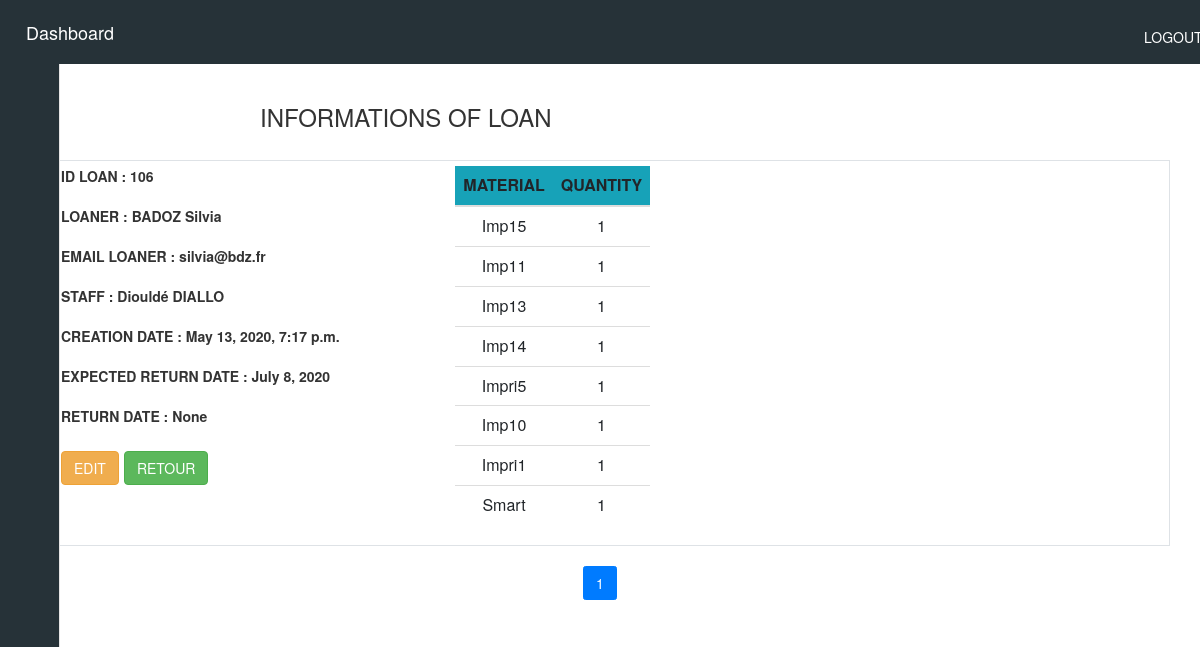
The app's page /loan_id/3, older data.
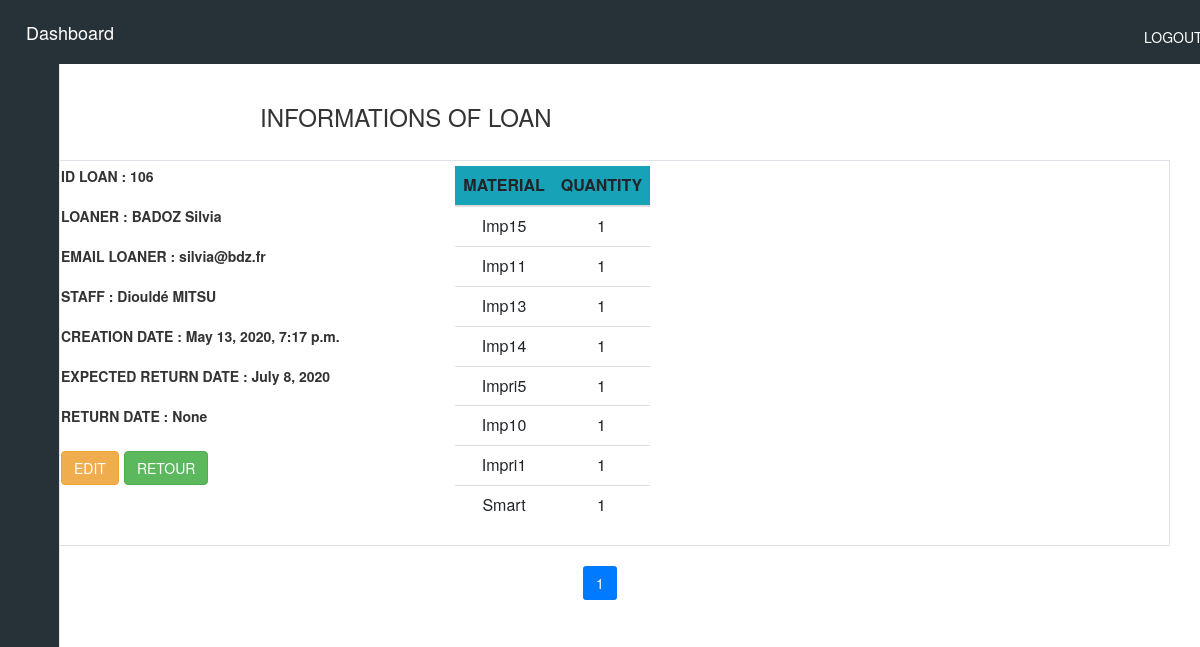
The same page, newer data.
### siteWeb/models.py (models this page shows, shortened)
class Loan(models.Model):
    user = models.ForeignKey(settings.AUTH_USER_MODEL, on_delete=models.CASCADE)
    ordered = models.BooleanField(default=False)
    returned = models.BooleanField(default=False)
    creation_date_loan = models.DateTimeField(default=timezone.now)
    expected_return_date = models.DateField(blank=True, null=True)
    return_date = models.DateField(null=True)
    loaner = models.ForeignKey(Loaner, on_delete=models.CASCADE, blank=False, null=True)
    materials = models.ManyToManyField(LoanMaterial)

class Loaner(models.Model):
    last_name = models.CharField(max_length=255)
    first_name = models.CharField(max_length=255)
    email = models.EmailField(max_length=255, unique=True)
    establishment = models.CharField(max_length=250)
    creation_date = models.DateTimeField(auto_now_add=True)

### siteWeb/views.py (the view)
# urls.py: path('loan_id/<int:id>',views.loan, name='loan_id'),
def loan(request, id):
    loan = Loan.objects.get(id=id)
    loan_liste = loan.materials.all().order_by("-creation_date_loan_mat")
    paginator = Paginator(loan_liste, per_page=10)
    page_number = request.GET.get('page', 1)
    page_obj = paginator.get_page(page_number)
    return render(request, 'siteWeb/loan.html',
                  {'loan_materials': page_obj.object_list, 'loan_loaner': loan, 'paginator': paginator,
                   'page_number': int(page_number)})

### siteWeb/templates/siteWeb/loan.html
{% include "siteWeb/includes/dashboard.html" %}
{% block content %}
<div class="container mt-3">
    <h3 class="pl-5 offset-2">INFORMATIONS OF LOAN </h3> <br>
    <div class="row border">
        <div class="col-md-4 mt-2 ml-4">
            <strong>ID LOAN : {{loan_loaner.loaner.id}}</strong> <br> <br>
            <strong>LOANER : {{loan_loaner.loaner.first_name}} {{loan_loaner.loaner.last_name}}</strong> <br> <br>
            <strong>EMAIL LOANER : {{loan_loaner.loaner.email}}</strong> <br> <br>
            <strong>STAFF : {{loan_loaner.user.last_name}} {{loan_loaner.user.first_name}}</strong> <br> <br>
            <strong>CREATION DATE : {{loan_loaner.creation_date_loan}}</strong> <br> <br>
            <strong>EXPECTED RETURN DATE : {{loan_loaner.expected_return_date}}</strong> <br> <br>
            <strong>RETURN DATE : {{loan_loaner.return_date}}</strong> <br> <br>
            <center class="d-flex">
                <a href="../edit-loan-summary/{{loan_loaner.id}}"><button class="btn btn-warning mt-2 mb-4">EDIT</button></a>
                <a href="../allLoan"><button class="btn btn-success mt-2 mb-4 ml-2">RETOUR</button></a>
            </center>
        </div>
        <table class="table table-responsive col-md-4 mt-2 ml-4">
            <thead class="bg-info">
            <th scope="col" class="text-center">MATERIAL</th>
            <th scope="col" class="text-center">QUANTITY</th>
            </thead>
            <tbody>
            {% for material in loan_materials %}
            <tr>
                <td class="text-center">{{material.material.name}}</td>
                <td class="text-center">{{material.quantity}}</td>
            </tr>
            {% endfor %}
            </tbody>
        </table>
    </div>
    <center>
        <ul class="pagination">
            {% for i in paginator.page_range %}
            <li class="page-item {% if i == page_number %} active {% endif %}">
                <a class="page-link" href="?page={{ i }}">{{ i }}</a>
            </li>
            {% endfor %}
        </ul>
    </center>
</div>
{% endblock %}

Row changes from the older to the newer data that the page shows:
changed through a linked row, Loan "None": user.first_name "DIALLO" → "MITSU"
